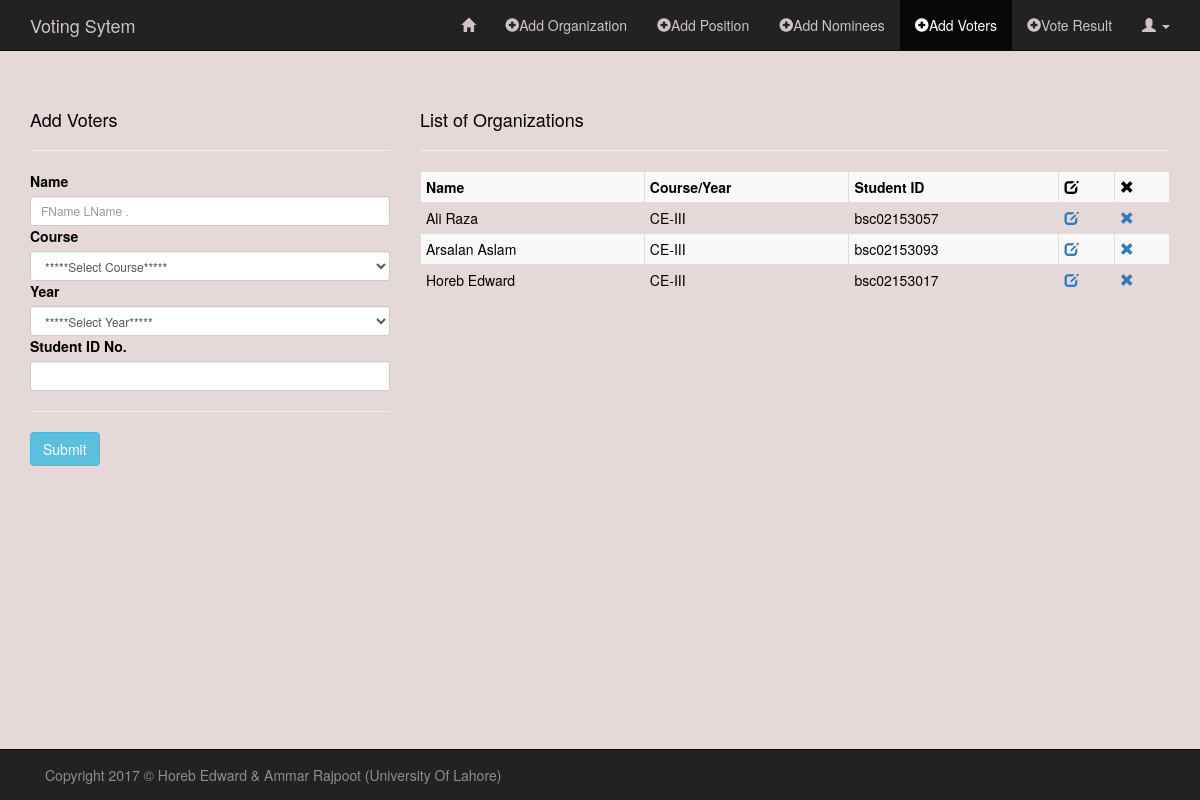
The app's page /sandbox/add_voters.php (signed in) with its own data.
### tables this page shows
CREATE TABLE IF NOT EXISTS `voters` (
  `id` int(11) NOT NULL AUTO_INCREMENT,
  `name` varchar(60) NOT NULL,
  `course` varchar(60) NOT NULL,
  `year` varchar(3) NOT NULL,
  `stud_id` varchar(30) NOT NULL,
  PRIMARY KEY (`id`)
);

### sandbox/classes/Voters.php (called while the page is built, shortened)
<?php
class Voters
{
    public function READ_VOTERS() {
        global $db;
        $sql = "SELECT *
                FROM voters
                ORDER BY name ASC";
        if(!$stmt = $db->prepare($sql)) {
            echo $stmt->error;
        } else {
            $stmt->execute();
            $result = $stmt->get_result();
        }
        return $result;
    }
}

### sandbox/add_voters.php (the view, shortened to what this page needs)
<?php
require("../config/db.php");
require("classes/Voters.php");
?>
<!DOCTYPE HTML>
<html lang="en-US">
<head>
    <link rel="stylesheet" href="../assets/css/bootstrap.min.css">
    <link rel="stylesheet" href="../assets/css/style_admin.css">
</head>
<body>
<nav class="navbar navbar-inverse navbar-fixed-top" role="navigation">
    <div class="container">
        <div class="navbar-header">
            <a class="navbar-brand" href="index.php">Voting Sytem</a>
        </div>
        <div class="collapse navbar-collapse" id="bs-example-navbar-collapse-1">
            <ul class="nav navbar-nav navbar-right">
                <li><a href="admin_page.php"><span class="glyphicon glyphicon-home"></span></a></li>
                <li><a href="add_org.php"><span class="glyphicon glyphicon-plus-sign"></span>Add Organization</a></li>
                <li><a href="add_pos.php"><span class="glyphicon glyphicon-plus-sign"></span>Add Position</a></li>
                <li><a href="add_nominees.php"><span class="glyphicon glyphicon-plus-sign"></span>Add Nominees</a></li>
                <li class="active"><a href="add_voters.php"><span class="glyphicon glyphicon-plus-sign"></span>Add Voters</a></li>
                <li><a href="vote_result.php"><span class="glyphicon glyphicon-plus-sign"></span>Vote Result</a></li>
                <li class="dropdown">
                    <a href="#" class="dropdown-toggle" data-toggle="dropdown" role="button" aria-haspopup="true" aria-expanded="false"><span class="glyphicon glyphicon-user"></span> <span class="caret"></span></a>
                </li>
            </ul>
        </div>
    </div>
</nav>
<div class="container">
    <div class="row">
        <div class="col-md-4">
            <h4>Add Voters</h4><hr>
            <form method="POST" action="<?php $_SERVER['PHP_SELF']; ?>" role="form">
                <div class="form-group-sm">
                    <label for="name">Name</label>
                    <input required type="text" name="name" class="form-control" placeholder="FName LName .">
                </div>
                <div class="form-group-sm">
                    <label for="course">Course</label>
                    <select required name="course" class="form-control">
                        <option value="">*****Select Course*****</option>
                    </select>
                </div>
                <div class="form-group-sm">
                    <label for="year">Year</label>
                    <select required name="year" class="form-control">
                        <option value="">*****Select Year*****</option>
                    </select>
                </div>
                <div class="form-group-sm">
                    <label for="stud_id">Student ID No.</label>
                    <input required type="text" name="stud_id" class="form-control">
                </div><hr>
                <div class="form-group-sm">
                    <input type="submit" name="submit" value="Submit" class="btn btn-info">
                </div>
            </form>
        </div>
        <?php
        $readVoters = new Voters();
        $rtnReadVoters = $readVoters->READ_VOTERS();
        ?>
        <div class="col-md-8">
            <h4>List of Organizations</h4><hr>
            <div class="table-responsive">
                <?php if($rtnReadVoters) { ?>
                <table class="table table-bordered table-condensed table-striped">
                    <tr>
                        <th>Name</th>
                        <th>Course/Year</th>
                        <th>Student ID</th>
                        <th><span class="glyphicon glyphicon-edit"></span></th>
                        <th><span class="glyphicon glyphicon-remove"></span></th>
                    </tr>
                    <?php while($rowVoter = $rtnReadVoters->fetch_assoc()) { ?>
                    <tr>
                        <td><?php echo $rowVoter['name']; ?></td>
                        <td><?php echo $rowVoter['course'] . "-" . $rowVoter['year']; ?></td>
                        <td><?php echo $rowVoter['stud_id']; ?></td>
                        <td><a href="http://localhost/voting_system/sandbox/edit_voter.php?id=<?php echo $rowVoter['id']; ?>"><span class="glyphicon glyphicon-edit"></span></a></td>
                        <td><a href="http://localhost/voting_system/sandbox/delete_voter.php?id=<?php echo $rowVoter['id']; ?>"><span class="glyphicon glyphicon-remove"></span></a></td>
                    </tr>
                    <?php }  ?>
                </table>
                <?php }  ?>
            </div>
        </div>
    </div>
</div>
<nav class="navbar navbar-inverse navbar-fixed-bottom" role="navigation">
    <div class="container">
        <div class="navbar-text pull-left">
            Copyright 2017 &copy; Horeb Edward & Ammar Rajpoot (University Of Lahore)
        </div>
    </div>
</nav>
</body>
</html>

### assets/css/style_admin.css (style rules this page uses)
body { color: black; margin-top: 100px !important; margin-bottom: 70px; background-color: lightyellow; }

### sandbox/add_voters.php (style rules this page uses)
body { background-color: #e4d8d8; }
.navbar-inverse .navbar-nav>li>a { color: #cec4c4; }
.navbar-inverse .navbar-brand { color:#cec4c4; }
.navbar-inverse .navbar-text { color: #928c8c; }

### records on screen
voters: name "Ali Raza", course "CE", year "III", stud "bsc02153057"
voters: name "Arsalan Aslam", course "CE", year "III", stud "bsc02153093"
voters: name "Horeb Edward", course "CE", year "III", stud "bsc02153017"
